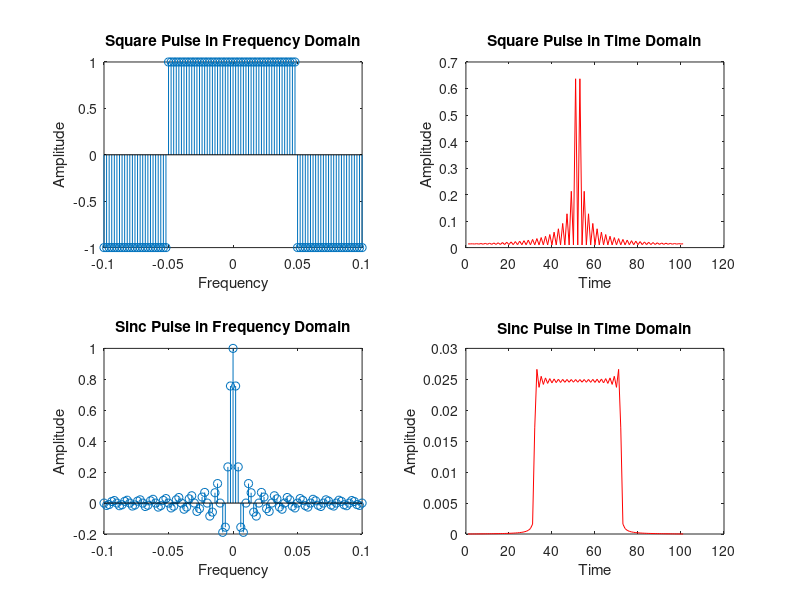

Here is the MATLAB script that generated this plot: (Note: this script raises an error after producing the figure.)
%% Housekeeping
close all
%% Generate Input Signal and Add Noise Factor, Bitrate = 1/Tp
Tp = 0.1; % Half pulse width
sample_period = Tp/50; % dt, pulse and recieve sample period
dt = sample_period;
sample_freq = 1/sample_period; % Frequency of pulse and recieve signal 

bit_rate = 1/(1 * Tp); %Fb, frequency of bits sent out
bit_period = 1/bit_rate; % Ts, Time between bits sent out
Ts = bit_period;

sigma = 1;
%% Define Pulse Shapes
w = -1*Ts:dt:1*Ts; % frequency vector

pulse_square_freq = ones(1,length(w));
pulse_square_freq(1,1:round(1/4*length(pulse_square_freq))) = -1;
pulse_square_freq(1,round(3/4*length(pulse_square_freq)):end) = -1;

pulse_sinc_freq = sinc((20*w)/Ts);


pulse_square_time = ifftshift(ifft(pulse_square_freq));
pulse_sinc_time = ifftshift(ifft(pulse_sinc_freq));

figure, hold on
subplot(2,2,1), stem(w,pulse_square_freq)
xlabel('Frequency'),ylabel('Amplitude'),title('Square Pulse in Frequency Domain')
subplot(2,2,2), plot(abs(pulse_square_time), 'r')
xlabel('Time'),ylabel('Amplitude'),title('Square Pulse in Time Domain')

subplot(2,2,3), stem(w,pulse_sinc_freq)
xlabel('Frequency'),ylabel('Amplitude'),title('Sinc Pulse in Frequency Domain')
subplot(2,2,4), plot(abs(pulse_sinc_time), 'r')
xlabel('Time'),ylabel('Amplitude'),title('Sinc Pulse in Time Domain')

sgtitle('Pulse Shapes Utilized')
hold off
%% Use Function on Square Pulse
[~, xn, decoded, SNR] = poopFunc(abs(pulse_square_time), sigma);

figure, hold on
subplot(2,1,1),stem(xn)
xlabel('Index'),ylabel('Amplitude'),title('Transmitted')
subplot(2,1,2),stem(decoded)
xlabel('Index'),ylabel('Amplitude'),title('Decoded')
sgtitle('System Using Sinc Pulse')
hold off

% display performance results
error = (sum(xn ~= decoded))/(length(decoded)); 

disp('PERFORMANCE FOR SQUARE PULSE')
disp(['Bitrate: ' ,num2str(bit_rate), ' bits/second'])
disp(['Standard Deviation: ' , num2str(sigma)])
disp(['SNR: ' , num2str(SNR)])
disp(['Error: ' ,num2str(error*100),' percent'])
%% Use Function on Sinc Pulse
[~, xn, decoded, SNR] = poopFunc(abs(pulse_sinc_time), sigma);

figure, hold on
subplot(2,1,1),stem(xn)
xlabel('Index'),ylabel('Amplitude'),title('Transmitted')
subplot(2,1,2),stem(decoded)
xlabel('Index'),ylabel('Amplitude'),title('Decoded')
sgtitle('System Using Square Pulse')
hold off

% display performance results
error = (sum(xn ~= decoded))/(length(decoded)); 

disp(' ');
disp('PERFORMANCE FOR SINC PULSE')
disp(['Bitrate: ' ,num2str(bit_rate), ' bits/second'])
disp(['Standard Deviation: ' , num2str(sigma)])
disp(['SNR: ' , num2str(SNR)])
disp(['Error: ' ,num2str(error*100),' percent'])

%% Up/down convert with 3 channel system
freq1 = 20;
freq2 = 30;
freq3 = 40;

band1 = pulse_sinc_freq .* cos(1j*freq1*w);
band2 = pulse_sinc_freq .* cos(1j*freq2*w);
band3 = pulse_sinc_freq .* cos(1j*freq3*w);

band1 = conv(pulse_sinc_freq, cos(1j*freq1*w));
band2 = conv(pulse_sinc_freq, cos(1j*freq2*w));
band3 = conv(pulse_sinc_freq, cos(1j*freq3*w));

figure, hold on
subplot(3,1,1),plot(abs(band1))
xlabel('Index'),ylabel('Amplitude'),title('Band 1, 20Hz')
subplot(3,1,2),plot(abs(band2))
xlabel('Index'),ylabel('Amplitude'),title('Band 2, 30Hz')
subplot(3,1,3),plot(abs(band3))
xlabel('Index'),ylabel('Amplitude'),title('Band 3, 40 Hz')
sgtitle('Three Upscaled bands')
hold off
